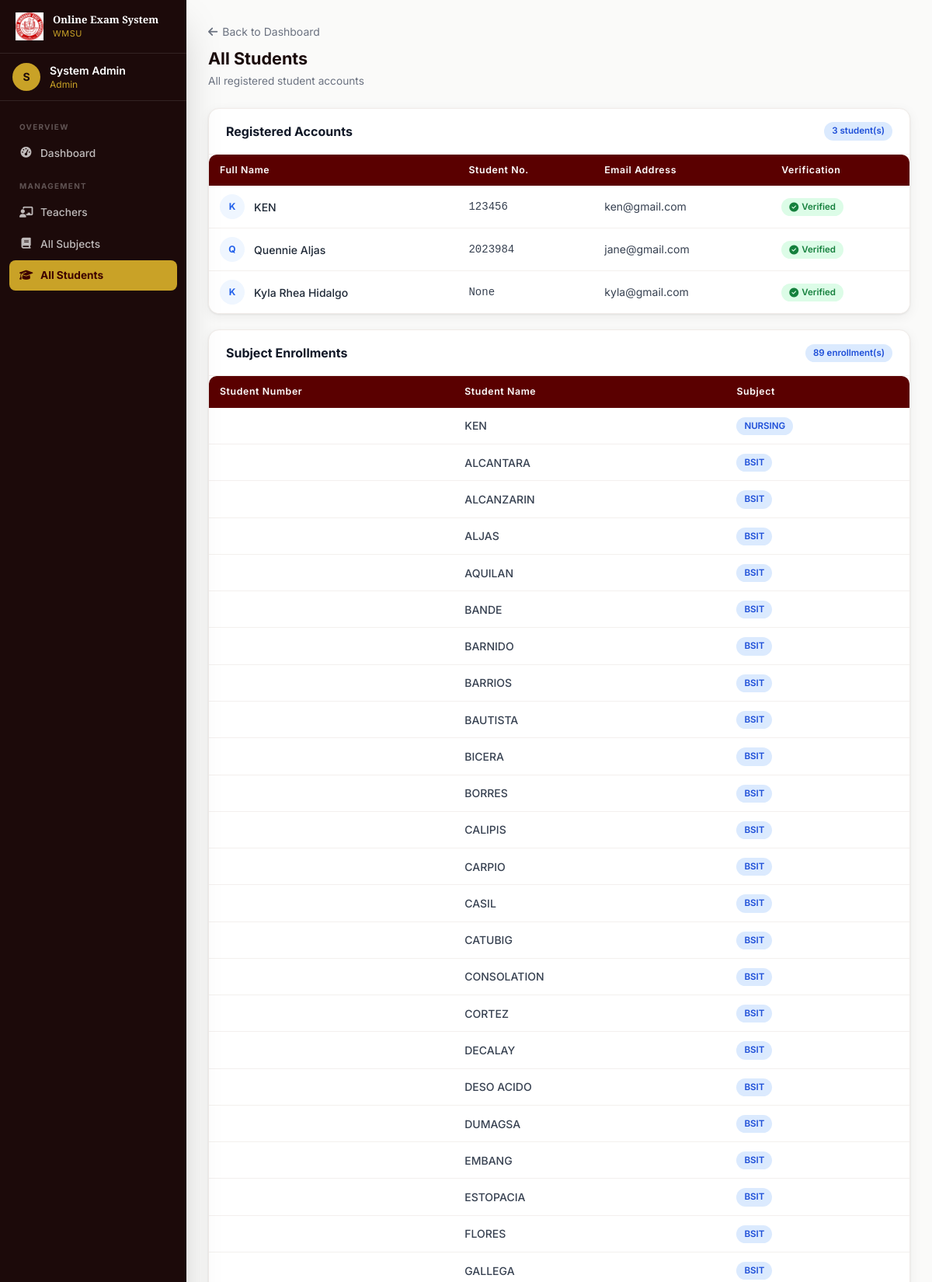
Page /admin/view_all_students (signed in, upper part) on the committed database.
### tables this page shows
CREATE TABLE users (
        id INTEGER PRIMARY KEY AUTOINCREMENT,
        name TEXT NOT NULL,
        email TEXT UNIQUE NOT NULL,
        password TEXT NOT NULL,
        role TEXT NOT NULL,
        student_number INTEGER UNIQUE,
        is_verified INTEGER DEFAULT 0
    );

CREATE TABLE allowed_students (
        id INTEGER PRIMARY KEY,
        student_name TEXT NOT NULL,
        subject_id INTEGER NOT NULL
    );

CREATE TABLE subjects (
        id INTEGER PRIMARY KEY AUTOINCREMENT,
        subject_name TEXT NOT NULL,
        teacher_id INTEGER NOT NULL,
        FOREIGN KEY (teacher_id) REFERENCES users (id)
    );

### app.py (the view)
@app.route('/admin/view_all_students')
@login_required
@admin_required
def view_all_students():
    conn = get_db()
    students = db_execute(conn, "SELECT * FROM users WHERE role = 'student'").fetchall()
    allowed = db_execute(conn,
        "SELECT a.*, s.subject_name FROM allowed_students a JOIN subjects s ON a.subject_id = s.id"
    ).fetchall()
    conn.close()
    return render_template('view_all_students.html', students=students, allowed=allowed)

### app.py (called while the page is built)
def get_db():
    if USE_POSTGRES:
        conn = psycopg2.connect(DATABASE_URL)
        conn.autocommit = False
        return conn
    else:
        conn = sqlite3.connect('examination.db')
        conn.row_factory = sqlite3.Row
        return conn

def db_cursor(conn):
    if USE_POSTGRES:
        return conn.cursor(cursor_factory=psycopg2.extras.RealDictCursor)
    return conn.cursor()

def db_execute(conn, sql, params=()):
    if USE_POSTGRES:
        sql = sql.replace('?', '%s')
    cur = db_cursor(conn)
    cur.execute(sql, params)
    return cur

def login_required(f):
    @wraps(f)
    def decorated(*args, **kwargs):
        if 'user_id' not in session:
            flash('Please sign in to continue.', 'danger')
            return redirect(url_for('login'))
        return f(*args, **kwargs)
    return decorated

def admin_required(f):
    @wraps(f)
    def decorated(*args, **kwargs):
        if session.get('role') != 'admin':
            flash('Admin access required.', 'danger')
            return redirect(url_for('dashboard'))
        return f(*args, **kwargs)
    return decorated

### templates/view_all_students.html (shortened to what this page needs)
{% extends "base.html" %}
{% block content %}
<div class="mb-6">
    <a href="{{ url_for('admin_dashboard') }}" class="text-sm text-gray-500 hover:text-maroon-700 transition-colors mb-2 inline-block"><i class="fas fa-arrow-left mr-1.5"></i>Back to Dashboard</a>
    <h1 class="page-title">All Students</h1>
    <p class="page-subtitle">All registered student accounts</p>
</div>
<div class="card mb-5">
    <div class="card-header">
        <h2 class="font-bold text-gray-900 text-base">Registered Accounts</h2>
        <span class="badge badge-blue">{{ students|length }} student(s)</span>
    </div>
    {% if students %}
    <div class="table-wrap">
        <table class="data-table">
            <thead>
                <tr>
                    <th>Full Name</th>
                    <th>Student No.</th>
                    <th>Email Address</th>
                    <th>Verification</th>
                </tr>
            </thead>
            <tbody>
                {% for student in students %}
                <tr>
                    <td>
                        <div class="flex items-center gap-3">
                            <div class="w-8 h-8 rounded-full bg-blue-50 flex items-center justify-center flex-shrink-0">
                                <span class="text-blue-600 font-bold text-xs">{{ student.name[0]|upper }}</span>
                            </div>
                            <span class="font-medium text-gray-800">{{ student.name }}</span>
                        </div>
                    </td>
                    <td class="font-mono text-sm text-gray-500">{{ student.student_number }}</td>
                    <td class="text-gray-500 text-sm">{{ student.email }}</td>
                    <td>
                        {% if student.is_verified %}
                        <span class="badge badge-green"><i class="fas fa-circle-check text-xs"></i> Verified</span>
                        {% else %}
                        <span class="badge badge-red"><i class="fas fa-circle-xmark text-xs"></i> Unverified</span>
                        {% endif %}
                    </td>
                </tr>
                {% endfor %}
            </tbody>
        </table>
    </div>
    {% else %}
    <div class="card-body text-center py-10">
        <p class="text-gray-400 text-sm">No students registered yet.</p>
    </div>
    {% endif %}
</div>
<div class="card">
    <div class="card-header">
        <h2 class="font-bold text-gray-900 text-base">Subject Enrollments</h2>
        <span class="badge badge-blue">{{ allowed|length }} enrollment(s)</span>
    </div>
    {% if allowed %}
    <div class="table-wrap">
        <table class="data-table">
            <thead>
                <tr>
                    <th>Student Number</th>
                    <th>Student Name</th>
                    <th>Subject</th>
                </tr>
            </thead>
            <tbody>
                {% for a in allowed %}
                <tr>
                    <td class="font-mono text-sm text-gray-500">{{ a.student_number }}</td>
                    <td class="font-medium text-gray-800">{{ a.student_name }}</td>
                    <td><span class="badge badge-blue">{{ a.subject_name }}</span></td>
                </tr>
                {% endfor %}
            </tbody>
        </table>
    </div>
    {% else %}
    <div class="card-body text-center py-10">
        <p class="text-gray-400 text-sm">No subject enrollments yet.</p>
    </div>
    {% endif %}
</div>
{% endblock %}

### templates/base.html (style rules this page uses)
* { box-sizing:border-box }
html { scroll-behavior:smooth }
body { font-family:'Inter',system-ui,sans-serif }
.data-table { width:100%;border-collapse:collapse }
.data-table th { background:#5a0000;color:#fff;padding:11px 14px;text-align:left;font-size:.77rem;font-weight:600;letter-spacing:.05em;white-space:nowrap }
.data-table th:first-child { border-radius:8px 0 0 0 }
.data-table th:last-child { border-radius:0 8px 0 0 }
.data-table td { padding:11px 14px;font-size:.875rem;color:#374151;border-bottom:1px solid #f3f0ee;vertical-align:middle }
.data-table tbody tr { background:#fff;transition:background .15s }
.data-table tbody tr:last-child td { border-bottom:none }
.badge { display:inline-flex;align-items:center;gap:4px;padding:3px 10px;border-radius:20px;font-size:.72rem;font-weight:600 }
.badge-green { background:#dcfce7;color:#15803d }
.badge-blue { background:#dbeafe;color:#1d4ed8 }
.card { background:#fff;border-radius:14px;box-shadow:0 1px 3px rgba(0,0,0,.08),0 4px 16px rgba(0,0,0,.06);border:1px solid #f0ebe8;overflow:hidden }
.card-header { padding:17px 22px;border-bottom:1px solid #f3f0ee;display:flex;align-items:center;justify-content:space-between;flex-wrap:wrap;gap:10px }
.page-title { font-size:1.35rem;font-weight:700;color:#1a0a0a;margin-bottom:3px }
.page-subtitle { font-size:.855rem;color:#6b7280 }
a { text-decoration:none }
.table-wrap { overflow-x:auto;border-radius:10px;box-shadow:0 1px 3px rgba(0,0,0,.08) }

### rows in the picture
users: name "K", name "KEN", student_number "123456", email "ken@gmail.com", is_verified 1 (drawn)
users: name "Q", name "Quennie Aljas", student_number "2023984", email "jane@gmail.com", is_verified 1 (drawn)
users: name "K", name "Kyla Rhea Hidalgo", student_number "None", email "kyla@gmail.com", is_verified 1 (drawn)
allowed_students: student_name "KEN", subject_name "NURSING"
allowed_students: student_name "ALCANTARA", subject_name "BSIT"
allowed_students: student_name "ALCANZARIN", subject_name "BSIT"
allowed_students: student_name "ALJAS", subject_name "BSIT"
allowed_students: student_name "AQUILAN", subject_name "BSIT"
allowed_students: student_name "BANDE", subject_name "BSIT"
allowed_students: student_name "BARNIDO", subject_name "BSIT"
allowed_students: student_name "BARRIOS", subject_name "BSIT"
allowed_students: student_name "BAUTISTA", subject_name "BSIT"
allowed_students: student_name "BICERA", subject_name "BSIT"
allowed_students: student_name "BORRES", subject_name "BSIT"
allowed_students: student_name "CALIPIS", subject_name "BSIT"
allowed_students: student_name "CARPIO", subject_name "BSIT"
allowed_students: student_name "CASIL", subject_name "BSIT"
allowed_students: student_name "CATUBIG", subject_name "BSIT"
allowed_students: student_name "CONSOLATION", subject_name "BSIT"
allowed_students: student_name "CORTEZ", subject_name "BSIT"
allowed_students: student_name "DECALAY", subject_name "BSIT"
allowed_students: student_name "DESO ACIDO", subject_name "BSIT"
allowed_students: student_name "DUMAGSA", subject_name "BSIT"
allowed_students: student_name "EMBANG", subject_name "BSIT"
allowed_students: student_name "ESTOPACIA", subject_name "BSIT"
allowed_students: student_name "FLORES", subject_name "BSIT"
allowed_students: student_name "GALLEGA", subject_name "BSIT"

### other values in the picture
{{ (session.name or 'U')[0]|upper }} "S"
{{ session.name }} "System Admin"
{{ session.role }} "Admin"
{{ students|length }} "3"
{{ allowed|length }} "89"
